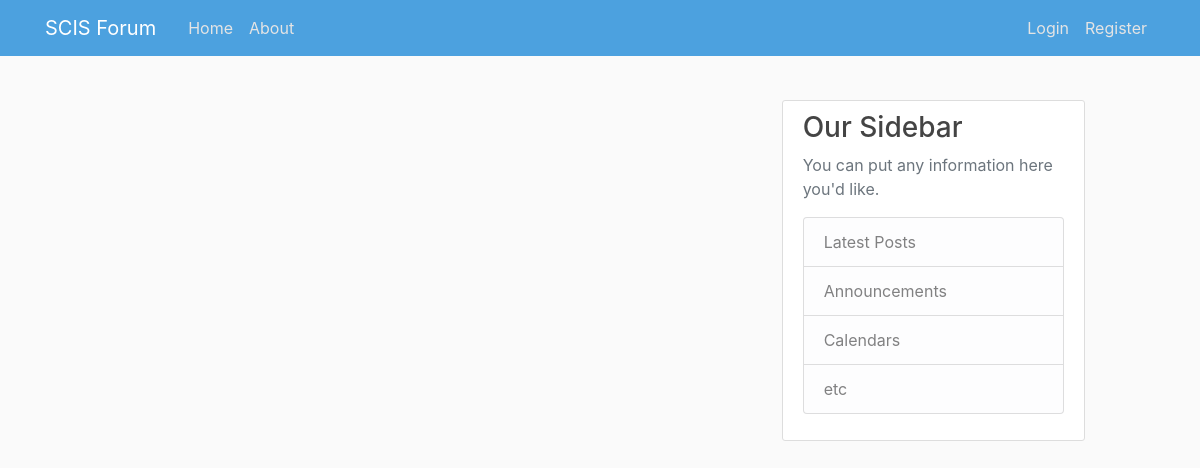
Page /home on the earlier database version.
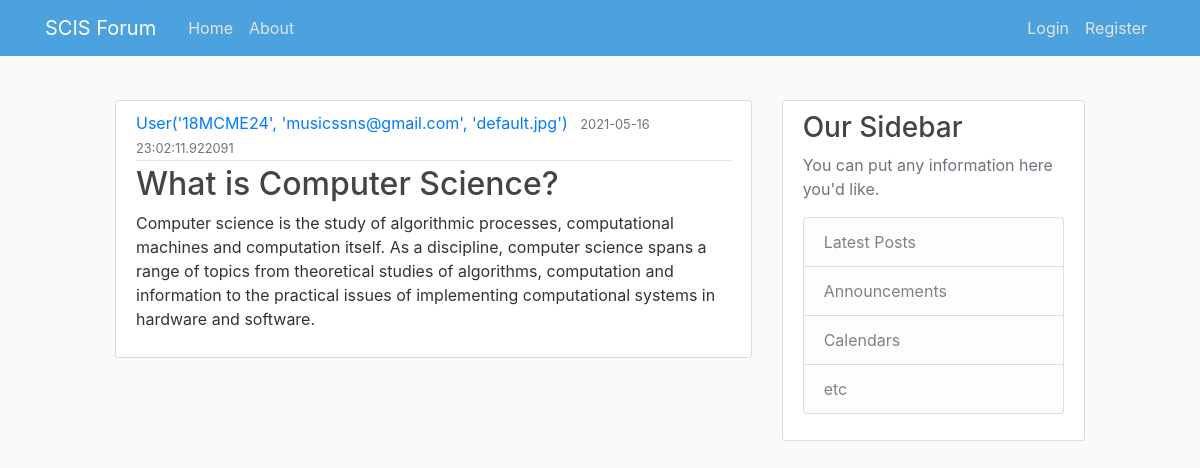
Same page on the later database version.
### scisforum/models.py (models this page shows, shortened)
class Post(db.Model):
    id = db.Column(db.Integer, primary_key=True)
    title = db.Column(db.String(100), nullable=False)
    date_posted = db.Column(db.DateTime, nullable=False, default=datetime.utcnow)
    content = db.Column(db.Text, nullable=False)
    user_id = db.Column(db.Integer, db.ForeignKey('user.id'), nullable=False)

class User(db.Model, UserMixin):
    id = db.Column(db.Integer, primary_key=True)
    username = db.Column(db.String(20), unique=True, nullable=False)
    email = db.Column(db.String(120), unique=True, nullable=False)
    image_file = db.Column(db.String(20), nullable=False, default='default.jpg')
    password = db.Column(db.String(60), nullable=False)
    posts = db.relationship('Post', backref='author', lazy=True)
    def __repr__(self):
        return f"User('{self.username}', '{self.email}', '{self.image_file}')"

### scisforum/routes.py (the view)
@app.route('/')
@app.route('/home')
def home():
    page = request.args.get('page', 1, type=int)
    posts = Post.query.order_by(Post.date_posted.desc()).paginate(page=page, per_page=10)
    return render_template('home.html', posts=posts)

### scisforum/templates/home.html
{% extends "base.html" %}
{% block content %}
    {% for post in posts %}
        <article class="media content-section">
          <div class="media-body">
            <div class="article-metadata">
              <a class="mr-2" href="#">{{ post.author }}</a>
              <small class="text-muted">{{ post.date_posted }}</small>
            </div>
            <h2><a class="article-title" href="#">{{ post.title }}</a></h2>
            <p class="article-content">{{ post.content }}</p>
          </div>
        </article>
    {% endfor %}
{% endblock content %}

### scisforum/templates/base.html (shortened to what this page needs)
<!DOCTYPE html>
<html>
<head>
    <link rel="stylesheet" href="https://cdn.jsdelivr.net/npm/bootstrap@4.6.0/dist/css/bootstrap.min.css">
    <link rel="stylesheet" type="text/css" href="{{ url_for('static', filename='main.css') }}">
</head>
<body>
    <header class="site-header">
      <nav class="navbar navbar-expand-md navbar-dark bg-steel fixed-top">
        <div class="container">
          <a class="navbar-brand mr-4" href="/">SCIS Forum</a>
          <div class="collapse navbar-collapse" id="navbarToggle">
            <div class="navbar-nav mr-auto">
              <a class="nav-item nav-link" href="{{ url_for('home') }}">Home</a>
              <a class="nav-item nav-link" href="{{ url_for('about') }}">About</a>
            </div>
            <div class="navbar-nav">
              {% if current_user.is_authenticated %}
                <a class="nav-item nav-link" href="{{ url_for('new_post') }}">New Post</a>
                <a class="nav-item nav-link" href="{{ url_for('account') }}">Account</a>
                <a class="nav-item nav-link" href="{{ url_for('logout') }}">Logout</a>
              {% else %}
                <a class="nav-item nav-link" href="{{ url_for('login') }}">Login</a>
                <a class="nav-item nav-link" href="{{ url_for('register') }}">Register</a>
              {% endif %}
            </div>
          </div>
        </div>
      </nav>
    </header>
    <main role="main" class="container">
      <div class="row">
        <div class="col-md-8">
          {% block content %}{% endblock %}
        </div>
        <div class="col-md-4">
          <div class="content-section">
            <h3>Our Sidebar</h3>
            <p class='text-muted'>You can put any information here you'd like.
              <ul class="list-group">
                <li class="list-group-item list-group-item-light">Latest Posts</li>
                <li class="list-group-item list-group-item-light">Announcements</li>
                <li class="list-group-item list-group-item-light">Calendars</li>
                <li class="list-group-item list-group-item-light">etc</li>
              </ul>
            </p>
          </div>
        </div>
      </div>
    </main>
</body>
</html>

### scisforum/static/main.css (style rules this page uses)
body { background: #fafafa; color: #333333; padding: 100px; }
h1, h2, h3, h4, h5, h6 { color: #444444; }
.bg-steel { background-color: #4ca1df; }
.site-header .navbar-nav .nav-link { color: #e4e4e4; }
.content-section { background: #ffffff; padding: 10px 20px; border: 1px solid #dddddd; border-radius: 3px; margin-bottom: 20px; }
.article-title { color: #444444; }
.article-content { white-space: pre-line; }
.article-metadata { padding-bottom: 1px; margin-bottom: 4px; border-bottom: 1px solid #e3e3e3; }

Differences in the rows shown:
added Post: author "User('18MCME24', 'musicssns@gmail.com', 'default.jpg')", date_posted "2021-05-16 23:02:11.922091", title "What is Computer Science?", content "Computer science is the study of algorithmic processes, computational machines and computation itself. As a discipline, computer science spans a range of topics from theoretical studies of algorithms, computation and information to the practical issues of implementing computational systems in hardware and software."
